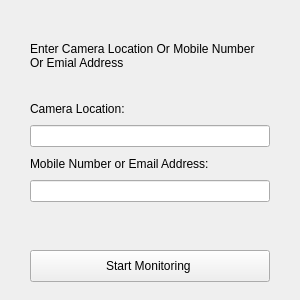
<?xml version="1.0" encoding="UTF-8"?>
<ui version="4.0">
 <class>MainWindow</class>
 <widget class="QMainWindow" name="MainWindow">
  <property name="geometry">
   <rect>
    <x>0</x>
    <y>0</y>
    <width>300</width>
    <height>300</height>
   </rect>
  </property>
  <property name="minimumSize">
   <size>
    <width>300</width>
    <height>300</height>
   </size>
  </property>
  <property name="maximumSize">
   <size>
    <width>300</width>
    <height>300</height>
   </size>
  </property>
  <property name="windowTitle">
   <string>Weapon Detection</string>
  </property>
  <widget class="QWidget" name="centralwidget">
   <widget class="QLabel" name="label">
    <property name="geometry">
     <rect>
      <x>30</x>
      <y>20</y>
      <width>241</width>
      <height>71</height>
     </rect>
    </property>
    <property name="text">
     <string>Enter Camera Location Or Mobile Number Or Emial Address</string>
    </property>
    <property name="wordWrap">
     <bool>true</bool>
    </property>
   </widget>
   <widget class="QLabel" name="label_2">
    <property name="geometry">
     <rect>
      <x>30</x>
      <y>101</y>
      <width>111</width>
      <height>16</height>
     </rect>
    </property>
    <property name="text">
     <string>Camera Location:</string>
    </property>
   </widget>
   <widget class="QLabel" name="label_3">
    <property name="geometry">
     <rect>
      <x>30</x>
      <y>156</y>
      <width>211</width>
      <height>16</height>
     </rect>
    </property>
    <property name="text">
     <string>Mobile Number or Email Address:</string>
    </property>
   </widget>
   <widget class="QPushButton" name="pushButton">
    <property name="geometry">
     <rect>
      <x>30</x>
      <y>250</y>
      <width>240</width>
      <height>32</height>
     </rect>
    </property>
    <property name="text">
     <string>Start Monitoring </string>
    </property>
   </widget>
   <widget class="QLineEdit" name="location_input">
    <property name="geometry">
     <rect>
      <x>30</x>
      <y>125</y>
      <width>240</width>
      <height>22</height>
     </rect>
    </property>
   </widget>
   <widget class="QLineEdit" name="sendTo_input">
    <property name="geometry">
     <rect>
      <x>30</x>
      <y>180</y>
      <width>240</width>
      <height>22</height>
     </rect>
    </property>
   </widget>
  </widget>
 </widget>
 <resources/>
 <connections/>
</ui>
